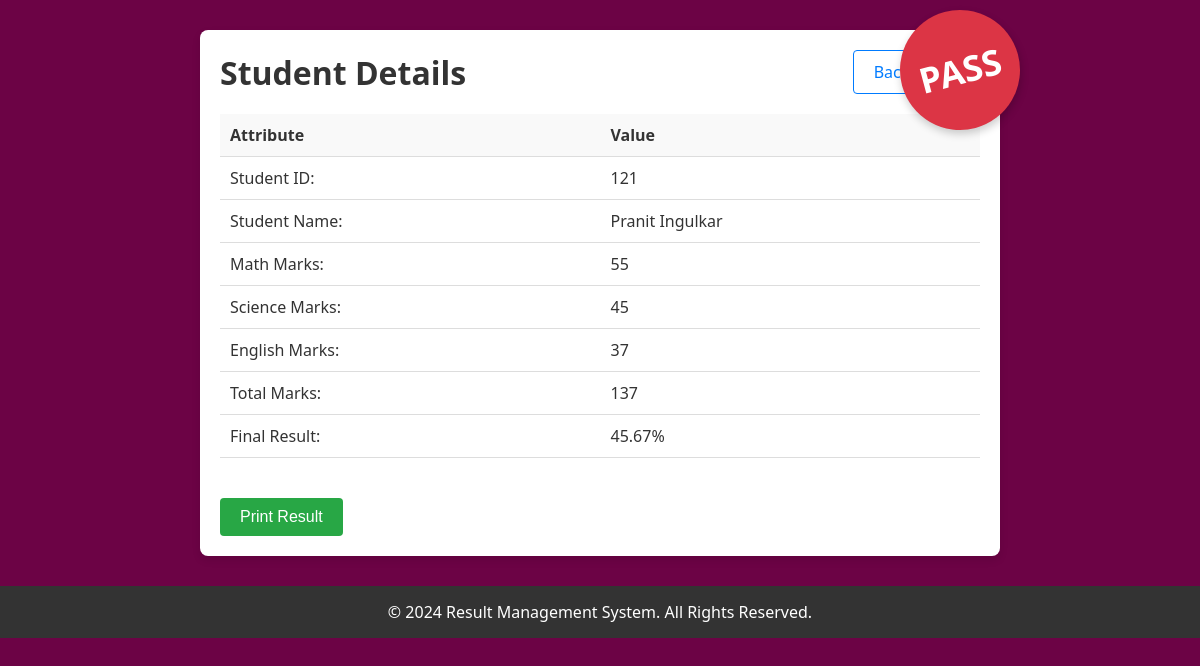
Page /view/121 on the committed database.
### home/models.py (models this page shows)
class Student(models.Model):
    student_id = models.AutoField(primary_key=True)
    student_name = models.CharField(max_length=100)
    math = models.IntegerField()
    science = models.IntegerField()
    english = models.IntegerField()
    total_marks = models.IntegerField(blank=True, null=True)
    result = models.CharField(max_length=10, blank=True, null=True)
    percentage = models.DecimalField(max_digits=5, decimal_places=2, default=0.00)  # Updated field

### home/views.py (the view)
# urls.py: path('view/<int:id>', views.view, name='view'),
def view(request, id):
    student = Student.objects.get(pk=id)
    return render(request, 'view.html', {'student': student})

### templates/view.html (shortened to what this page needs)
<!DOCTYPE html>
<html lang="en">
<head>
  <link rel="stylesheet" href="https://cdnjs.cloudflare.com/ajax/libs/font-awesome/5.15.4/css/all.min.css" />
</head>
<body>
  <div class="container">
    <div class="header">
      <h1>Student Details</h1>
      <a href="/" class="btn btn-primary">Back to List</a>
    </div>
    <table>
      <tr>
        <th>Attribute</th>
        <th>Value</th>
      </tr>
      <tr>
        <td>Student ID:</td>
        <td>{{ student.student_id }}</td>
      </tr>
      <tr>
        <td>Student Name:</td>
        <td>{{ student.student_name }}</td>
      </tr>
      <tr>
        <td>Math Marks:</td>
        <td>{{ student.math }}</td>
      </tr>
      <tr>
        <td>Science Marks:</td>
        <td>{{ student.science }}</td>
      </tr>
      <tr>
        <td>English Marks:</td>
        <td>{{ student.english }}</td>
      </tr>
      <tr>
        <td>Total Marks:</td>
        <td>{{ student.total_marks }}</td>
      </tr>
      <tr>
        <td>Final Result:</td>
        <td>{{ student.percentage|floatformat:2 }}%</td>
      </tr>
    </table>
    <div class="stamp">{{ student.result }}</div>
    <button class="print-btn" onclick="window.print()">Print Result</button>
  </div>
  <footer class="footer">
    <p>&copy; 2024 Result Management System. All Rights Reserved.</p>
  </footer>
</body>
</html>

### templates/view.html (style rules this page uses)
* { margin: 0; padding: 0; box-sizing: border-box; }
body { font-family: 'Segoe UI', Tahoma, Geneva, Verdana, sans-serif; background-color: #6C0345; margin: 0; padding: 0; color: #fff; }
.container { width: 90%; max-width: 800px; margin: 30px auto; padding: 20px; background-color: #fff; color: #333; border-radius: 8px; box-shadow: 0 4px 8px rgba(0, 0, 0, 0.1); position: relative; }
.header { display: flex; justify-content: space-between; align-items: center; margin-bottom: 20px; }
.header h1 { font-size: 2rem; margin: 0; }
.header a { text-decoration: none; color: #007bff; background-color: #fff; padding: 10px 20px; border-radius: 4px; border: 1px solid #007bff; transition: background-color 0.3s, color 0.3s; }
table { width: 100%; border-collapse: collapse; margin-bottom: 20px; }
table th, table td { padding: 10px; text-align: left; border-bottom: 1px solid #ddd; }
table th { background-color: #f9f9f9; color: #333; }
.stamp { position: absolute; top: -20px; right: -20px; width: 120px; height: 120px; background-color: #dc3545; color: #fff; text-align: center; font-size: 2.2rem; font-weight: bold; line-height: 120px; transform: rotate(-15deg); border-radius: 50%; box-shadow: 0 4px 8px rgba(0, 0, 0, 0.2); z-index: 1; animation: stampAnimation 1s ease-in-out infinite; }
.print-btn { display: inline-block; color: #fff; background-color: #28a745; padding: 10px 20px; border-radius: 4px; border: none; cursor: pointer; font-size: 1rem; transition: background-color 0.3s; margin-top: 20px; text-decoration: none; text-align: center; }
.footer { text-align: center; padding: 15px 0; background-color: #333; color: #fff; margin-top: 20px; }

### rows in the picture
Student: student_id "121", student_name "Pranit Ingulkar", math "55", science "45", english "37", total_marks "137", percentage "45.67", result "PASS"
